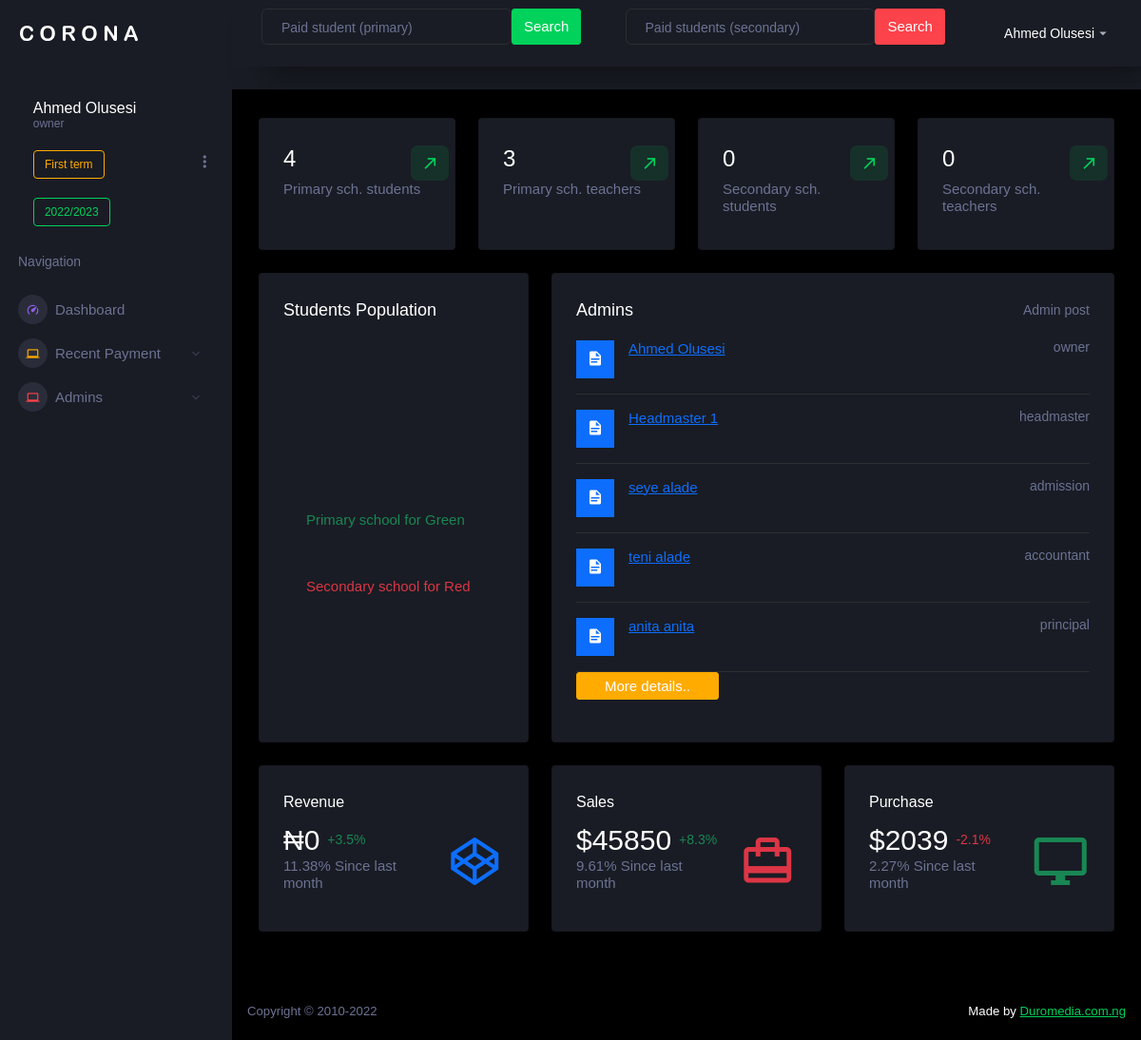
Page /arahman/admin/dashboard.php (signed in) on the earlier database version.
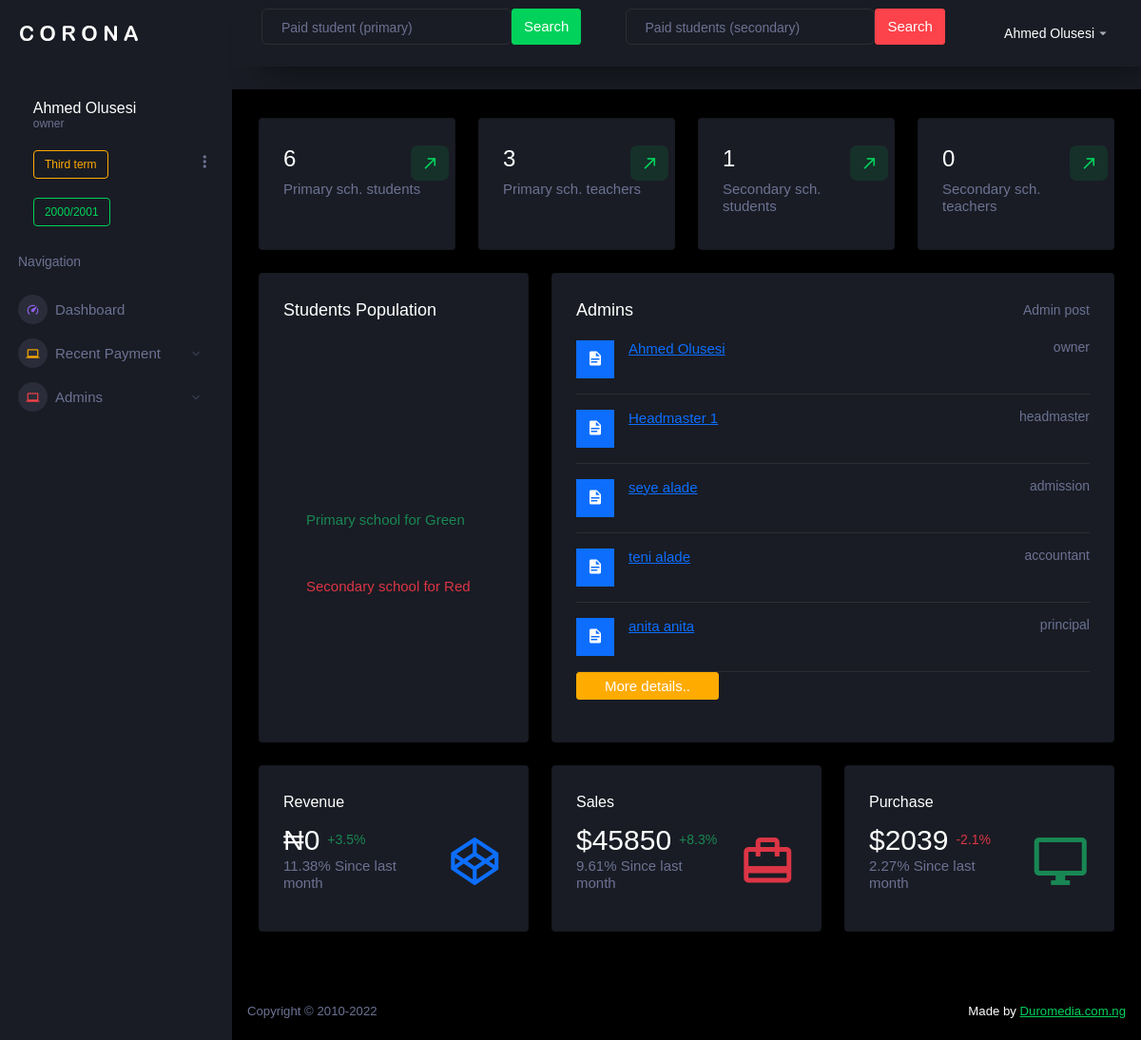
Same page on the later database version.
### tables this page shows
CREATE TABLE `term_start_end` (
  `term_start_end_id` int(11) NOT NULL,
  `choose_term` varchar(20) NOT NULL,
  `term_start` varchar(255) NOT NULL,
  `term_end` varchar(255) NOT NULL,
  `term_timestamp` timestamp NOT NULL DEFAULT current_timestamp(),
  `school_session` varchar(12) NOT NULL
);

### arahman/admin/dashboard.php (the view, shortened to what the rows shown need)
<?php
require_once ('../../incs-arahman/gen_serv_con.php');
?>
<?php require_once ('../../incs-arahman/dashboard.php');?>
        <div class="main-panel">
          <div class="content-wrapper">
            <div class="row">
           <?php
              if(isset($_SESSION['admin_active']) AND $_SESSION['admin_type'] == OWNER){
                $results = mysqli_query($connect,"SELECT type, admin_firstname, admin_lastname FROM admin ORDER BY admin_id ASC LIMIT 5") or die(db_conn_error);
                echo '<div class="col-md-8 grid-margin stretch-card">
                <div class="card">
                  <div class="card-body">
                    <div class="d-flex flex-row justify-content-between">
                      <h4 class="card-title mb-1">Admins</h4>
                      <p class="text-muted mb-1">Admin post</p>
                    </div>';
                    if (mysqli_num_rows($results) >= 1 && mysqli_num_rows($results) <= 5){
                      if(mysqli_num_rows($results) >= 1 AND mysqli_num_rows($results) <= 5){
                      while ($row = mysqli_fetch_array($results)){
                    echo '<div class="row">
                      <div class="col-12">
                        <div class="preview-list">
                          <div class="preview-item border-bottom">
                            <div class="preview-thumbnail">
                              <div class="preview-icon bg-primary">
                                <i class="mdi mdi-file-document"></i>
                              </div>
                            </div>
                            <div class="preview-item-content d-sm-flex flex-grow">
                              <div class="flex-grow">
                              <a href="'.GEN_WEBSITE.'/admin/show-admins.php"><h6 class="preview-subject">'.$row['admin_firstname'].' '.$row['admin_lastname'].'</h6>  </a>
                              </div>
                              <div class="me-auto text-sm-right pt-2 pt-sm-0">
                              <p class="text-muted mb-0">'.$row['type'].'</p>
                              </div>
                            </div>
                          </div>
                         </div>
                      </div>
                    </div>';
                }
                }
              }elseif(mysqli_num_rows($results) == 0){
                echo '<h3 class="text-center">No result found</h3>';
              }
echo '</div>
</div>
</div>
';
 }
              ?>
            </div>
            <?php
              if(isset($_SESSION['admin_active']) AND $_SESSION['admin_type'] == OWNER){
           echo '<div class="row">
              <div class="col-sm-4 grid-margin">
                <div class="card">
                  <div class="card-body">
                    <div class="row">
                      <div class="col-8 col-sm-12 col-xl-8 my-auto">
                        <div class="d-flex d-sm-block d-md-flex align-items-center">
                          <h2 class="mb-0">&#8358;0</h2>
                        </div>
                      </div>
                    </div>
                  </div>
                </div>
              </div>
              <div class="col-sm-4 grid-margin">
                <div class="card">
                  <div class="card-body">
                    <div class="row">
                      <div class="col-8 col-sm-12 col-xl-8 my-auto">
                        <div class="d-flex d-sm-block d-md-flex align-items-center">
                          <h2 class="mb-0">$45850</h2>
                        </div>
                      </div>
                    </div>
                  </div>
                </div>
              </div>
              <div class="col-sm-4 grid-margin">
                <div class="card">
                  <div class="card-body">
                    <div class="row">
                      <div class="col-8 col-sm-12 col-xl-8 my-auto">
                        <div class="d-flex d-sm-block d-md-flex align-items-center">
                          <h2 class="mb-0">$2039</h2>
                        </div>
                      </div>
                    </div>
                  </div>
                </div>
              </div>
            </div>';}
            ?>
            <?php require_once ('../../incs-arahman/dashboard-footer.php'); ?>

### incs-arahman/dashboard.php (shortened to what the rows shown need)
<!DOCTYPE html>
<html lang="en">
  <head>
    <link rel="stylesheet" href="assets/vendors/mdi/css/materialdesignicons.min.css">
    <link rel="stylesheet" href="assets/vendors/css/vendor.bundle.base.css">
    <link rel="stylesheet" href="assets/vendors/jvectormap/jquery-jvectormap.css">
    <link rel="stylesheet" href="assets/vendors/flag-icon-css/css/flag-icon.min.css">
    <link rel="stylesheet" href="assets/vendors/owl-carousel-2/owl.carousel.min.css">
    <link rel="stylesheet" href="assets/vendors/owl-carousel-2/owl.theme.default.min.css">
    <link rel="stylesheet" href="assets/vendors/select2/select2.min.css">
    <link rel="stylesheet" href="assets/vendors/select2-bootstrap-theme/select2-bootstrap.min.css">
    <link rel="stylesheet" href="assets/css/style.css">
  </head>
  <body>
    <div class="container-scroller">
      <nav class="sidebar sidebar-offcanvas" id="sidebar">
        <ul class="nav">
          <li class="nav-item profile">
            <div class="profile-desc">
              <div class="profile-pic">
                <div class="profile-name">
                  <h5 class="mb-0 font-weight-normal"><?= $_SESSION['admin_firstname'].' '.$_SESSION['admin_surname'] ?></h5>
                  <span><?= $_SESSION['admin_type']  ?></span>
                <?php  $taking_session = mysqli_query ($connect,"SELECT school_session, choose_term FROM term_start_end ORDER BY term_start_end_id DESC  LIMIT 1") or die(mysqli_error($connect));
            while($rows = mysqli_fetch_array($taking_session)){
              echo '<br><br>';
              echo '<div class="badge badge-outline-warning">'.$the_term=$rows['choose_term'].'</div>';
              echo '<br><br>';
              echo '<div class="badge badge-outline-success">'.$rows['school_session'].'</div>';
            }
  ?>
                </div>
              </div>
            </div>
          </li>
        </ul>
      </nav>
      <div class="container-fluid page-body-wrapper">

Differences in the rows shown:
removed term_start_end: choose_term "First term", school_session "2022/2023"
now on this page (row unchanged): term_start_end: choose_term "Third term", school_session "2000/2001"
Other differences:
mysqli_num_rows($query): "4" → "6"
mysqli_num_rows($query_sec): "0" → "1"
